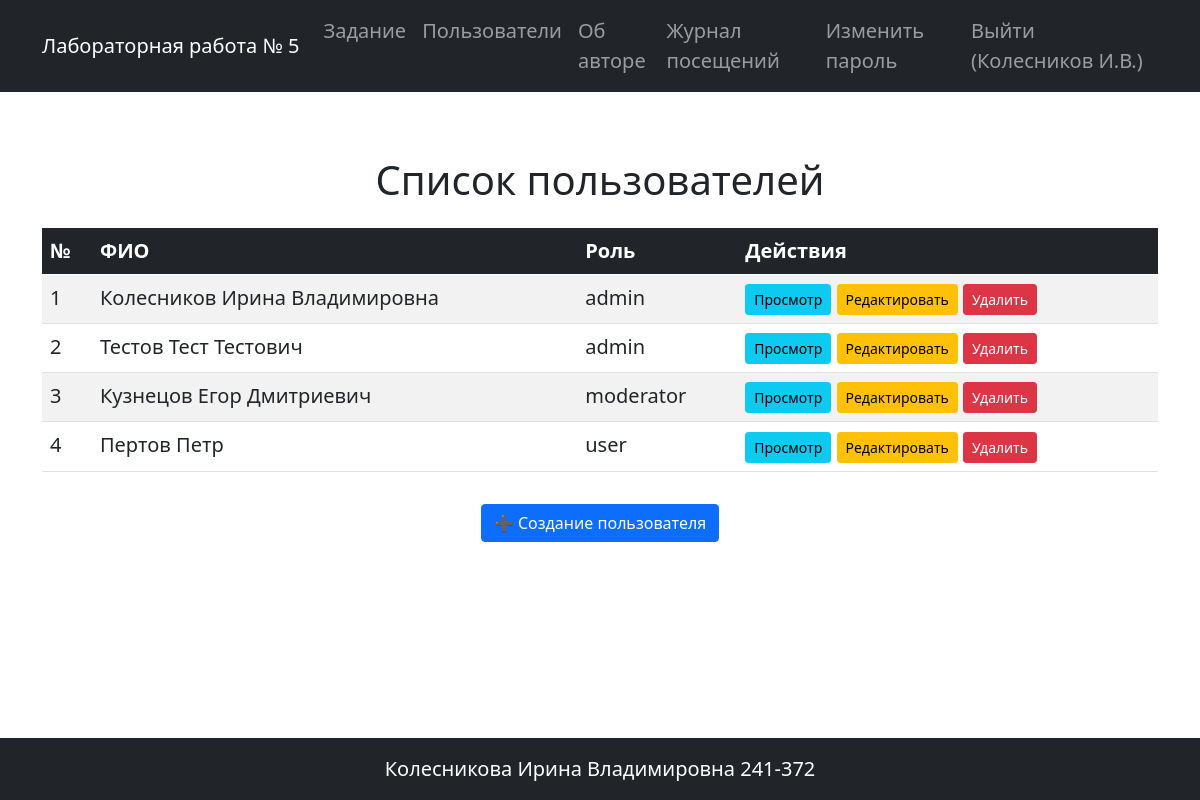
The app's page /users (signed in) with its own data.
### app.py (models this page shows, shortened)
class User(UserMixin, db.Model):
    __tablename__ = 'users'
    id = db.Column(db.Integer, primary_key=True)
    login = db.Column(db.String(50), nullable=False, unique=True)
    password_hash = db.Column(db.String(255), nullable=False)
    last_name = db.Column(db.String(100), nullable=True)
    first_name = db.Column(db.String(100), nullable=False)
    patronymic = db.Column(db.String(100), nullable=True)
    role_id = db.Column(db.Integer, db.ForeignKey('roles.id'), nullable=True)
    created_at = db.Column(db.DateTime, default=datetime.now)
    role = db.relationship('Role', back_populates='users', lazy='select')
    @property
    def full_name(self):
        parts = [self.last_name, self.first_name, self.patronymic]
        return ' '.join([p for p in parts if p])
    @property
    def short_name(self):
        result = self.last_name if self.last_name else ''
        if self.first_name:
            result += f' {self.first_name[0]}.' if result else f'{self.first_name[0]}.'
        if self.patronymic:
            result += f'{self.patronymic[0]}.' if result else f'{self.patronymic[0]}.'
        return result if result else self.login

class Role(db.Model):
    __tablename__ = 'roles'
    id = db.Column(db.Integer, primary_key=True)
    name = db.Column(db.String(50), nullable=False, unique=True)
    description = db.Column(db.Text, nullable=True)

### app.py (the view)
@app.route('/users')
def user_list():
    users = User.query.order_by(User.id).all()
    return render_template('user_list.html', title='Список пользователей', users=users)

### app.py (called while the page is built)
@app.before_request
def log_visit():
    if request.endpoint not in ['static', 'login', 'logout']:
        user_id = current_user.id if current_user.is_authenticated else None
        try:
            log = VisitLog(path=request.path, user_id=user_id)
            db.session.add(log)
            db.session.commit()
        except:
            db.session.rollback()

@login_manager.user_loader
def load_user(user_id):
    return User.query.get(int(user_id))

### templates/user_list.html (shortened to what this page needs)
{% extends 'base.html' %}
{% block content %}
<h1 class="mt-5 mb-4 text-center">Список пользователей</h1>
<div class="table-responsive">
    <table class="table table-striped table-hover">
        <thead class="table-dark">
            <tr>
                <th>№</th>
                <th>ФИО</th>
                <th>Роль</th>
                <th>Действия</th>
            </tr>
        </thead>
        <tbody>
            {% for user in users %}
            <tr>
                <td>{{ loop.index }}</td>
                <td>{{ user.full_name or user.login }}</td>
                <td>{{ user.role.name if user.role else '—' }}</td>
                <td>
                    <a href="{{ url_for('view_user', user_id=user.id) }}" class="btn btn-sm btn-info">Просмотр</a>
                    {% if current_user.is_authenticated %}
                        <a href="{{ url_for('edit_user', user_id=user.id) }}" class="btn btn-sm btn-warning">Редактировать</a>
                        <button type="button" class="btn btn-sm btn-danger" data-bs-toggle="modal" data-bs-target="#deleteModal{{ user.id }}">
                            Удалить
                        </button>
                    {% endif %}
                </td>
            </tr>
            {% else %}
            <tr>
                <td colspan="4" class="text-center">Нет зарегистрированных пользователей</td>
            </tr>
            {% endfor %}
        </tbody>
    </table>
</div>
{% if current_user.is_authenticated %}
<div class="mt-3 text-center">
    <a href="{{ url_for('create_user') }}" class="btn btn-primary">➕ Создание пользователя</a>
</div>
{% endif %}
{% endblock %}

### templates/base.html (shortened to what this page needs)
<!doctype html>
<html lang="ru">
    <head>
    <link href="https://cdn.jsdelivr.net/npm/bootstrap@5.0.2/dist/css/bootstrap.min.css" rel="stylesheet">
    <link rel="stylesheet" href="{{ url_for('static', filename='styles.css') }}">
    </head>
    <body class="d-flex flex-column min-vh-100">
    <header>
        <nav class="navbar navbar-expand-lg navbar-dark bg-dark">
            <div class="container">
                <a class="navbar-brand" href="{{ url_for('index') }}">Лабораторная работа № 5</a>
                <div class="collapse navbar-collapse" id="navbarSupportedContent">
                    <ul class="navbar-nav ms-auto mb-2 mb-lg-0">
                        <li class="nav-item">
                            <a class="nav-link" href="{{ url_for('index') }}">Задание</a>
                        </li>
                        <li class="nav-item">
                            <a class="nav-link" href="{{ url_for('user_list') }}">Пользователи</a>
                        </li>
                        <li class="nav-item">
                            <a class="nav-link" href="{{ url_for('about') }}">Об авторе</a>
                        </li>
                        {% if current_user.is_authenticated %}
                            {% set role_name = current_user.role.name if current_user.role else 'guest' %}
                            {% if role_name != 'guest' %}
                                <li class="nav-item">
                                    <a class="nav-link" href="{{ url_for('statistics_journal') }}">Журнал посещений</a>
                                </li>
                            {% endif %}
                            <li class="nav-item">
                                <a class="nav-link" href="{{ url_for('change_password') }}">Изменить пароль</a>
                            </li>
                            <li class="nav-item">
                                <a class="nav-link" href="{{ url_for('logout') }}">Выйти ({{ current_user.short_name }})</a>
                            </li>
                        {% else %}
                            <li class="nav-item">
                                <a class="nav-link" href="{{ url_for('login') }}">Вход</a>
                            </li>
                        {% endif %}
                    </ul>
                </div>
            </div>
          </nav>
    </header>
    <main class="flex-grow-1 my-3">
        <div class="container">
            {% block content %}{% endblock %}
        </div>
    </main>
    <footer class="bg-dark text-white mt-5 py-3">
        <div class="container text-center">
            <p class="mb-0">Колесникова Ирина Владимировна 241-372</p>
        </div>
    </footer>
    </body>
</html>

### static/styles.css (style rules this page uses)
body { font-size: 1.25rem; }

### records on screen
User: short_name "Колесников И.В.", last_name+first_name+patronymic "Колесников Ирина Владимировна", role "admin"
User: last_name+first_name+patronymic "Тестов Тест Тестович", role "admin"
User: last_name+first_name+patronymic "Кузнецов Егор Дмитриевич", role "moderator"
User: last_name+first_name+patronymic "Пертов Петр", role "user"
